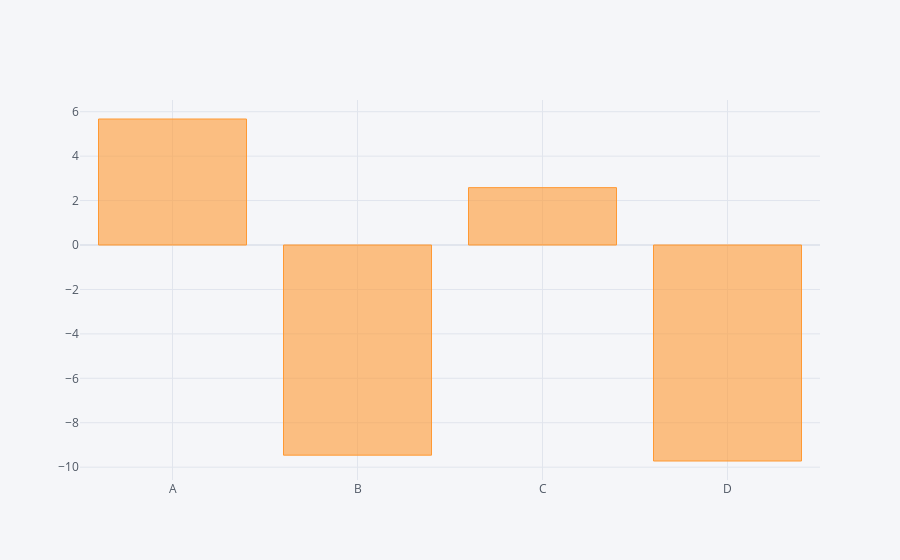

Notebook code for this chart:
### Code cell
df1.sum().iplot(kind="bar")

### Figure 1 — Plotly figure (JSON) as saved in the notebook; plotly's stock layout.template omitted (floating-point values rounded to 4 significant figures)
{"data": [{"marker": {"color": "rgba(255, 153, 51, 0.6)", "line": {"color": "rgba(255, 153, 51, 1.0)", "width": 1}}, "name": "None", "orientation": "v", "text": "", "type": "bar", "x": ["A", "B", "C", "D"], "y": [5.672, -9.46, 2.582, -9.722]}], "layout": {"legend": {"bgcolor": "#F5F6F9", "font": {"color": "#4D5663"}}, "paper_bgcolor": "#F5F6F9", "plot_bgcolor": "#F5F6F9", "title": {"font": {"color": "#4D5663"}}, "xaxis": {"gridcolor": "#E1E5ED", "showgrid": true, "tickfont": {"color": "#4D5663"}, "title": {"font": {"color": "#4D5663"}, "text": ""}, "zerolinecolor": "#E1E5ED"}, "yaxis": {"gridcolor": "#E1E5ED", "showgrid": true, "tickfont": {"color": "#4D5663"}, "title": {"font": {"color": "#4D5663"}, "text": ""}, "zerolinecolor": "#E1E5ED"}}}
